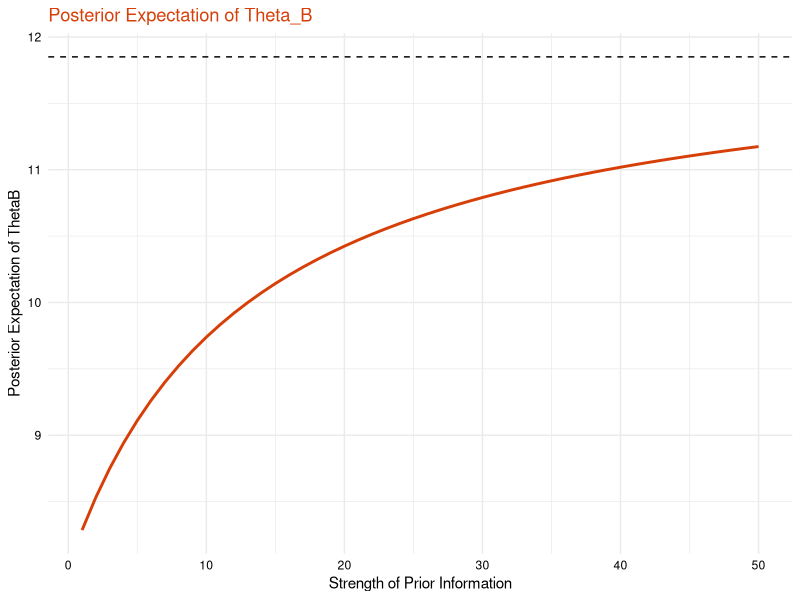

This figure's R source:
## ---- chunk 1
#| echo: false
# Parameters for theta_A and theta_B
alpha_A <- 237
beta_A <- 20
alpha_B <- 116
beta_B <- 14
# Calculate the 95% confidence intervals for theta_A
ci_theta_A <- qgamma(c(0.025, 0.975), shape = alpha_A, rate = beta_A)
ci_theta_B <- qgamma(c(0.025, 0.975), shape = alpha_B, rate = beta_B)
# Results
print(paste0("95% Confidence Interval for theta_A: [", round(ci_theta_A[1], 2), ", ", round(ci_theta_A[2], 2), "]"))
print(paste0("95% Confidence Interval for theta_B: [", round(ci_theta_B[1], 2), ", ", round(ci_theta_B[2], 2), "]"))
## ---- chunk 2
#| echo: false
# Load necessary library
library(ggplot2)

# Define observed sum of tumor counts for group B
sum_y_B <- 104
n <- 13  # Total observations for group B

# Assume theta_A's posterior expectation for comparison (from Problem 1)
theta_A_posterior_expectation <- 11.85

# Define a sequence for n0 from 1 to 50
n0_values <- 1:50

# Calculate posterior expectations for each n0
posterior_expectations <- (12 * n0_values + sum_y_B) / (n0_values + n)

# Create a data frame for plotting
data <- data.frame(n0 = n0_values, Expectation = posterior_expectations)

# Generate the plot using Oregon State University colors
plot <- ggplot(data, aes(x = n0, y = Expectation)) +
  geom_line(color = "#D73F09", size = 1) +  # OSU Orange
  geom_hline(yintercept = theta_A_posterior_expectation, linetype="dashed", color = "#000000") +  # Black
  labs(title = "Posterior Expectation of Theta_B",
       x = "Strength of Prior Information",
       y = "Posterior Expectation of ThetaB") +
  theme_minimal() +
  theme(
    plot.title = element_text(color = "#D73F09"), # OSU Orange for the title
    plot.subtitle = element_text(color = "#000000"), # Black for the subtitle
    axis.title = element_text(color = "#000000"), # Black for axis titles
    axis.text = element_text(color = "#000000") # Black for axis text
  )

# Display the plot
print(plot)
